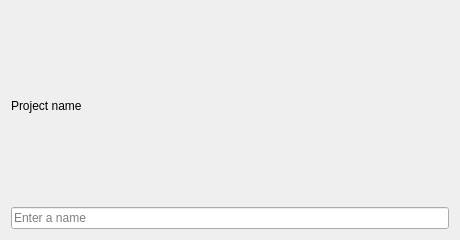
<?xml version="1.0" encoding="UTF-8"?>
<ui version="4.0">
 <class>WindowContent</class>
 <widget class="QWidget" name="WindowContent">
  <property name="geometry"><rect><x>0</x><y>0</y><width>460</width><height>240</height></rect></property>
  <property name="windowTitle"><string>Project settings</string></property>
  <property name="fluentFormHost" stdset="0"><string notr="true">Window</string></property>
  <layout class="QVBoxLayout" name="bodyLayout">
   <item><widget class="FluentLabel" name="caption">
    <property name="text"><string>Project name</string></property>
   </widget></item>
   <item><widget class="FluentLineEdit" name="projectName">
    <property name="placeholderText"><string>Enter a name</string></property>
   </widget></item>
  </layout>
 </widget>
 <customwidgets>
  <customwidget><class>FluentLabel</class><extends>QLabel</extends><header>fluentqt_designer.h</header></customwidget>
  <customwidget><class>FluentLineEdit</class><extends>QLineEdit</extends><header>fluentqt_designer.h</header></customwidget>
 </customwidgets>
 <resources/>
 <connections/>
</ui>
